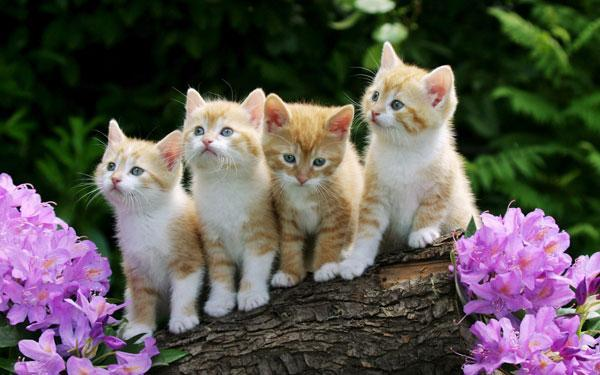
#> input picture images/cats.jpg, 600 x 375 px
$ python seamCarving.py   (older library calls are emulated)
#> lines starting #> are read from the running program, lines starting #| are printed output that depends on the picture; after the words box and inside, x2 and y2 are one past the last pixel; in counts of white or black regions, pixels touching at a corner belong together
### energy.py
import numpy as np
import cv2
import matplotlib.pyplot as plt
from visualize import *

SOBEL_KERNEL_SIZE = 1
MASK_ENERGY = int(1e6)

def gradientEnergyGray(img: np.ndarray)->np.ndarray:
	sobelx = cv2.Sobel(img,cv2.CV_32F,1,0,\
				ksize=SOBEL_KERNEL_SIZE)
	sobely = cv2.Sobel(img,cv2.CV_32F,0,1,\
				ksize=SOBEL_KERNEL_SIZE)

	return np.square(sobelx) + np.square(sobely)

def LaplaceGray(img: np.ndarray)->np.ndarray:
	res = np.array(cv2.Laplacian(img,cv2.CV_32F))
	return res*res

# [16 lines left out: function gradientEnergyLaplace, not called in this run]

def gradientEnergySobel(img: np.ndarray, \
				keep_mask=None, remove_mask=None)->np.ndarray:
	if len(img.shape) == 2:
		result = np.sqrt(gradientEnergyGray(img))
	else:
		assert len(img.shape) == 3 and img.shape[-1] == 3
		grad = [gradientEnergyGray(img[...,i]) for i in range(3)]
		grad = np.array(grad)
		result = np.sqrt(grad.sum(axis=0))

	if keep_mask is not None:
		result[keep_mask] += MASK_ENERGY
	elif remove_mask is not None:
		result[remove_mask] -= MASK_ENERGY

	return result.astype(np.int32)

# [7 lines that do not run on import are left out]

### visualize.py
import matplotlib.pyplot as plt
import numpy as np

RED = [255, 0, 0]

def showImgs(imgs):
	"""
	show list of images
	"""
	n = len(imgs)
	for i, img in enumerate(imgs):
		plt.subplot(1,n,i+1)
		if len(img.shape) == 2:
			plt.imshow(img, cmap='gray')
		else:
			plt.imshow(img)
		plt.xticks([]), plt.yticks([])
	f = plt.gcf()
	f.set_figheight(6)
	f.set_figwidth(14)
	plt.show()

# [18 lines left out: functions drawSeam, drawSeamMask, not called in this run]

### seamCarving.py
import numpy as np
from energy import *
from visualize import *

INF = int(1e9)

def backTrack(src: int, edgeTo: np.ndarray)->np.ndarray:
	"""
	Back-tracking shortest path from src to the top
	"""
	h, _ = edgeTo.shape
	seam = np.empty(h, dtype=np.uint32)
	index = src
	for i in range(h-1, -1, -1):
		seam[i] = index
		index = edgeTo[i, index]
	return seam

def findSeamSlow(energy: np.ndarray, k: int)->np.ndarray:
	"""
	Compute the seam coordinates of the image
	Using dynamic programing approach, traverse all vertices
	in a DAG in topological order
	"""
	assert len(energy.shape) == 2, \
		'Dimensions of `energy` must be two'
	h, w = energy.shape
	k = min(w-1, k)
	edgeTo = np.tile(np.arange(0,w,dtype=np.int32), (h, 1))
	cost = energy[0]
	for i in range(1,h):
		_cost_tmp = cost.copy()
		for j in range(w):
			for dj in range(-k, k+1):
				prev = np.clip(dj+j, 0, w-1)
				if cost[j] > _cost_tmp[prev]:
					cost[j] = _cost_tmp[prev]
					edgeTo[i, j] = prev
		cost += energy[i]

	return backTrack(np.argmin(cost), edgeTo)

def findSeamFast(energy: np.ndarray, k: int)->np.ndarray:
	"""
	Vectorization version of `findSeamSlow`
	"""
	assert len(energy.shape) == 2, \
		'Dimensions of `energy` must be two'
	h, w = energy.shape
	k = min(w-1, k)
	edgeTo = np.empty((h, w),dtype=np.int32)
	cost = energy[0]
	base = np.arange(-k, w-k, dtype=np.int32)

	for i in range(1,h):
		_cost = np.lib.stride_tricks.as_strided(\
			np.pad(cost, (k,k), 'constant',constant_values=INF),\
			(w, 2*k+1), (4, 4), writeable=False)
		indx = np.argmin(_cost, axis=-1).squeeze() + base
		edgeTo[i] = indx
		cost = cost[indx] + energy[i]

	return backTrack(np.argmin(cost), edgeTo)


def removeSeam(img: np.ndarray, seam: np.ndarray)->np.ndarray:
	"""
	Remove seam of the image
	"""
	assert len(img.shape) <= 3 and len(seam.shape) == 1
	assert img.shape[0] == len(seam)

	h, w = img.shape[:2]
	new_img = np.empty((h, w-1), dtype=img.dtype)
	mask = ~np.eye(w, dtype=np.bool)[seam]
	return img[mask, ...].reshape(h, w-1,-1).squeeze()


def seamCarve(img: np.ndarray, n: int, \
				k: int, findSeam=findSeamFast, \
				energyFunc=gradientEnergySobel,\
				removeMask=None, keepMask=None)\
				->(np.ndarray, np.ndarray):
	"""
	Get the minimum n seams and carved result of the image
	"""
	h, w = img.shape[:2]
	assert n < w
	seamMask = np.zeros((h, w), dtype=np.bool)
	indxMap = np.tile(np.arange(0, w), (h, 1))
	energy = energyFunc(img, keepMask, removeMask)
	rows = np.arange(0, h)
	for _ in range(n):
		seam = findSeam(energy, k)
		seamMask[rows, indxMap[rows, seam]] = 1

		img = removeSeam(img, seam)
		indxMap = removeSeam(indxMap, seam)
		if removeMask is not None:
			removeMask = removeSeam(removeMask, seam)
		elif keepMask is not None:
			keepMask = removeSeam(keepMask, seam)
		energy = energyFunc(img, keepMask, removeMask)

	return seamMask, img

def insertSeamGray(gray: np.ndarray, seamMask: np.ndarray, n: int)\
				->np.ndarray:
	"""
	Expand n seams to a grayscale image
	Sub-routine of `seamExpand`
	"""
	assert len(gray.shape) == 2
	h, w = gray.shape
	output = np.empty((h, w+n), dtype=gray.dtype)
	for i in range(h):
		output[i] = np.insert(gray[i], \
				np.squeeze(np.argwhere(seamMask[i])),
				gray[i, seamMask[i]])

	return output

def seamExpand(img: np.ndarray, n: int, *args, **kwargs)\
				->(np.ndarray, np.ndarray):
	"""
	Expand n seams to the original image
	Newly inserted pixels get values from seams' pixel values
	"""
	seamMask, _ = seamCarve(img, n, *args, **kwargs)
	h, w = seamMask.shape
	if len(img.shape) == 2:
		output = insertSeamGray(img, seamMask, n)
	else:
		c = img.shape[2]
		output = [np.expand_dims(insertSeamGray(
				img[... ,i],seamMask, n), axis=-1) for i in range(c)]
		output = np.concatenate(output, axis=-1)

	return seamMask, output

def seamExpandNaive(img: np.ndarray, n: int, *args, **kwargs)\
				->np.ndarray:
	"""
	Expand n seams to the original image by
	finding and inserting the optimum seam
	"""
	output = img
	for _ in range(n):
		_, output = seamExpand(output, 1, *args, **kwargs)

	return output

def removeObject(img: np.ndarray, mask: np.ndarray)\
				->np.ndarray:
	"""
	Remove object in image, given mask of that object
	"""
	n, h, w = 0, *mask.shape
	for i in range(h):
		n = max(n, np.sum(mask[i]))
	_, output = seamCarve(img, n, 1, removeMask=mask)
	_, output = seamExpand(output, n, 1)
	return output

if __name__ == '__main__':
	import time
	img = cv2.imread('images/cats.jpg')
#> img is the input picture: shape (375, 600, 3); mean B, G, R 82.4, 85.7, 91.9
	img = cv2.cvtColor(img, cv2.COLOR_BGR2RGB)
	h, w = img.shape[:2]
#> h = 375; w = 600
	k = 1
	n = 70

	mask = cv2.imread('images/mask.jpg',0)/255
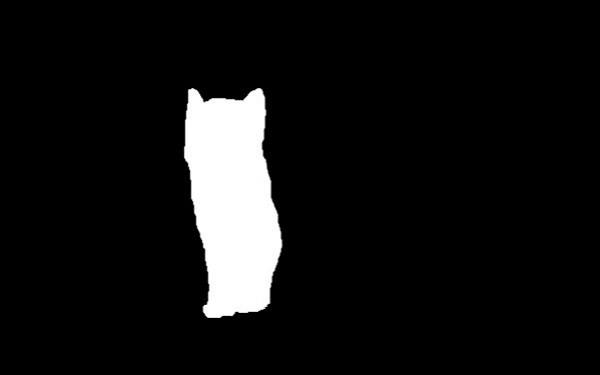
#> input picture images/mask.jpg, 600 x 375 px
#> mask: shape (375, 600) float64; min 0, max 1, mean 0.0732
	mask = np.array(np.round(mask), dtype=np.bool)
#> mask: shape (375, 600) bool; 7.3% white; 1 white region, box (x1, y1, x2, y2) and area: (184, 88, 282, 318) 16526
	print(mask.shape)
#| (375, 600)
	print(img.shape)
#| (375, 600, 3)
	startTime = time.time()
	new_img = removeObject(img, mask)
#> in gradientEnergySobel, `grad = [gradientEnergyGray(img[...,i]) for i in range(3)]`: grad = 3 items
#> in gradientEnergySobel, `result[remove_mask] -= MASK_ENERGY`:
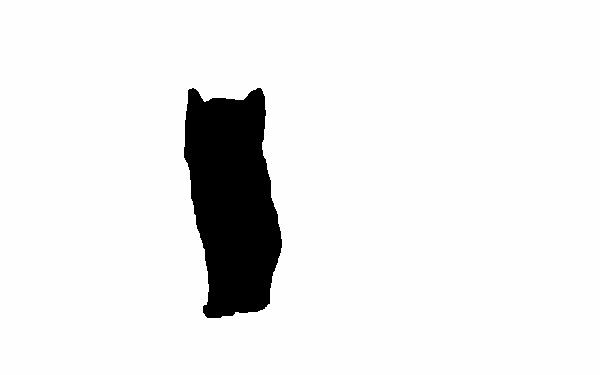
#> result: shape (375, 600) float32; min -1000000, max 530.5, mean -73414.5; drawn with min black and max white
#> the loop in seamCarve, `for _ in range(n):` made 83 passes
#> after the loop in seamCarve, `for _ in range(n):`: removeMask: shape (375, 517) bool; every value is 0
#> after the loop in seamCarve, `for _ in range(n):`: seamMask: shape (375, 600) bool; 13.8% white; 1 white region, box (x1, y1, x2, y2) and area: (70, 0, 354, 375) 31125
#> call 2 of seamCarve, with n = 83, k = 1
#> the loop in seamCarve (call 2), `for _ in range(n):` made 83 passes
#> pass 1, in removeSeam (call 250), `mask = ~np.eye(w, dtype=np.bool)[seam]`:
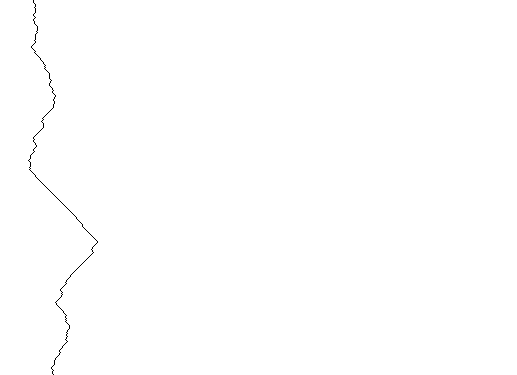
#> mask: shape (375, 517) bool; 99.8% white; black in thin lines or dots, all inside (x1, y1, x2, y2) = (28, 0, 98, 375)
#> after the loop in seamCarve (call 2), `for _ in range(n):`:
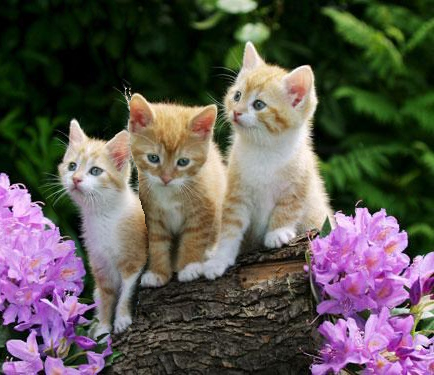
#> img: shape (375, 434, 3); mean R, G, B 93.3, 86.4, 82.4
#> after the loop in seamCarve (call 2), `for _ in range(n):`:
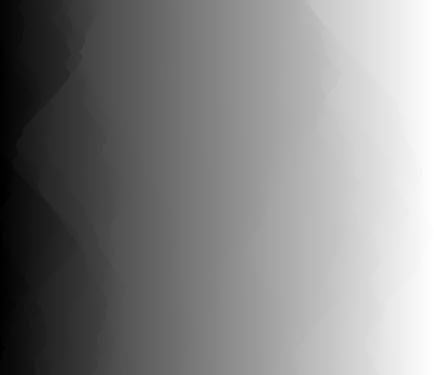
#> indxMap: shape (375, 434) int64; min 0, max 516, mean 269.2; drawn with min black and max white
#> after the loop in seamCarve (call 2), `for _ in range(n):`:
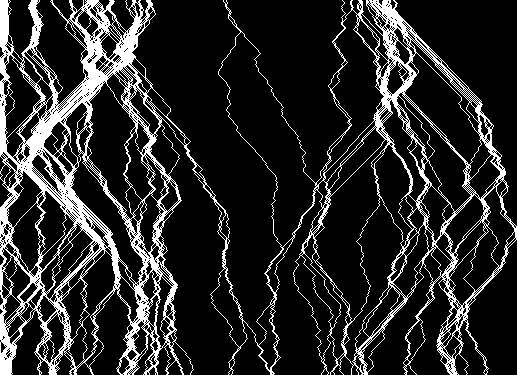
#> seamMask: shape (375, 517) bool; 16.1% white; 1 white region, box (x1, y1, x2, y2) and area: (0, 0, 517, 375) 31125
#> in seamExpand, `output = np.concatenate(output, axis=-1)`:
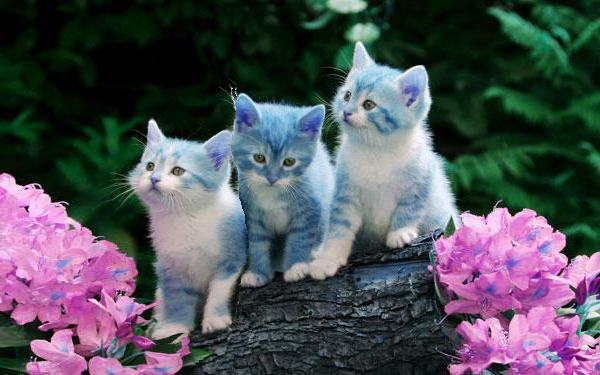
#> output: shape (375, 600, 3); mean of channels 0, 1, 2 88.2, 81.2, 80.1; drawn as B, G, R
	res = [img, new_img]
	elapsedTime = time.time() - startTime


	# [6 lines of commented-out code are left out]


	print('Elapsed time :{} s'.format(elapsedTime))
	showImgs(res)
#> the loop in showImgs, `for i, img in enumerate(imgs):` made 2 passes
